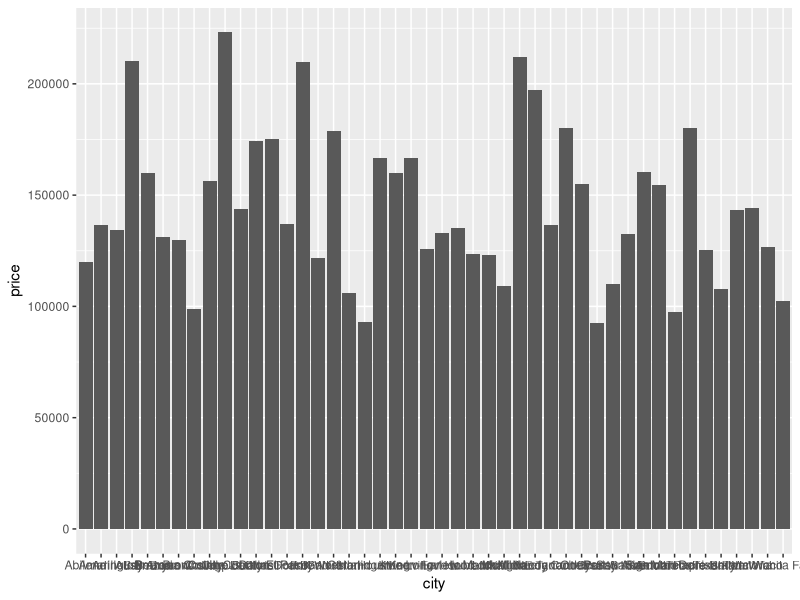
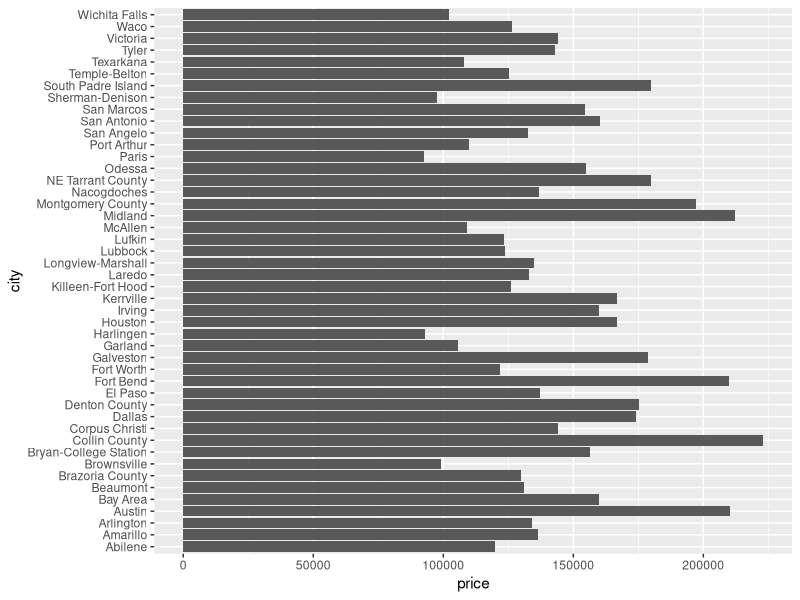
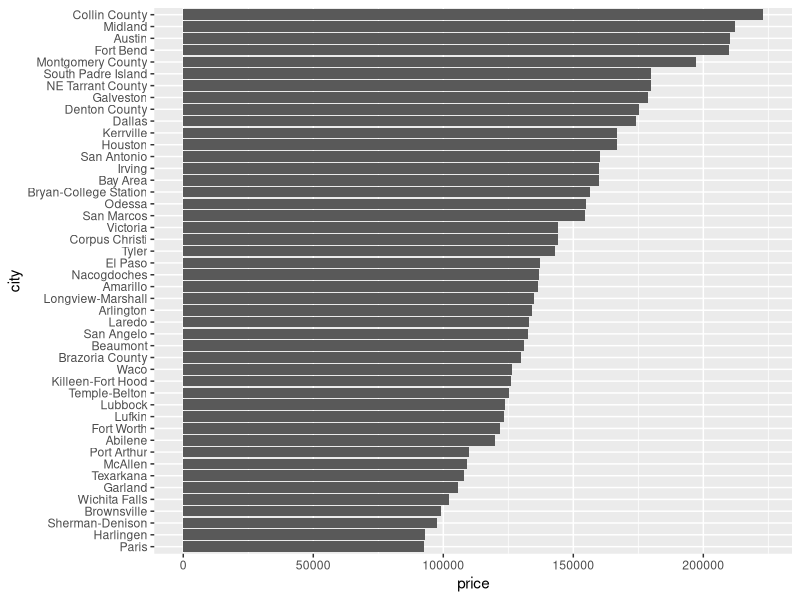
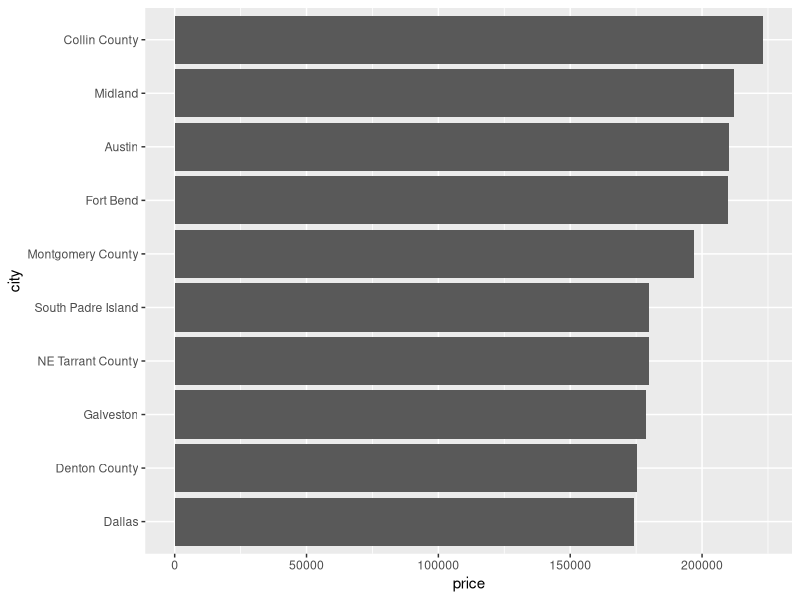
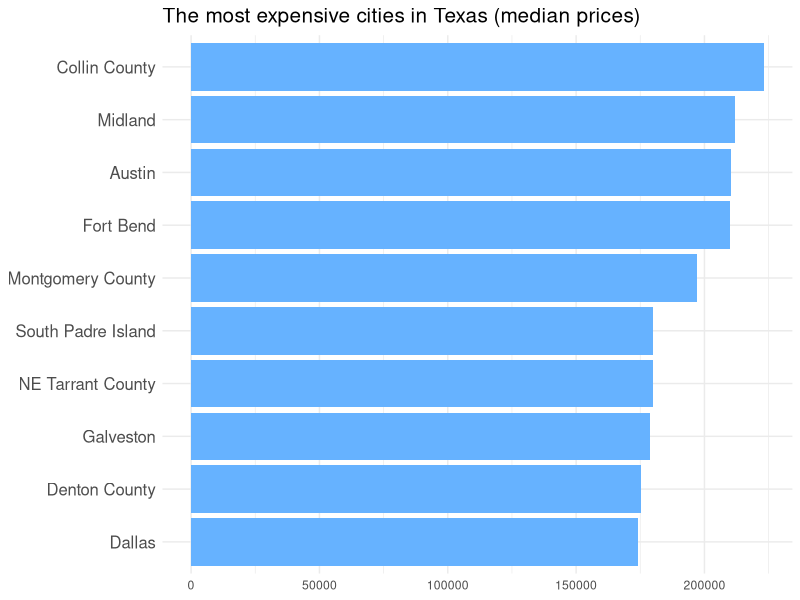

Write R code to recreate these figures, in order.
## ---- chunk 1
knitr::opts_chunk$set(echo = TRUE, message = FALSE)
## ---- chunk 2
library(tidyverse)
## ---- chunk 3
txhousing |>
  filter(year >= 2010) |>
  group_by(city) |>
  summarise(price = median(median, na.rm = TRUE)) |>
  arrange(-price)
## ---- chunk 4
txhousing |>
  filter(year >= 2010) |>
  group_by(city) |>
  summarise(price = median(median, na.rm = TRUE)) |>
  ggplot(aes(city, price)) +
  geom_bar(stat = "identity")
## ---- chunk 5
txhousing |>
  filter(year >= 2010) |>
  group_by(city) |>
  summarise(price = median(median, na.rm = TRUE)) |>
  ggplot(aes(price, city)) +
  geom_bar(stat = "identity")
## ---- chunk 6
txhousing |>
  filter(year >= 2010) |>
  group_by(city) |>
  summarise(price = median(median, na.rm = TRUE)) |>
  mutate(city = fct_reorder(city, price)) |>
  ggplot(aes(price, city)) +
  geom_bar(stat = "identity")
## ---- chunk 7
txhousing |>
  filter(year >= 2010) |>
  group_by(city) |>
  summarise(price = median(median, na.rm = TRUE)) |>
  arrange(-price) |>
  slice(1:10) |>
  mutate(city = fct_reorder(city, price)) |>
  ggplot(aes(price, city)) +
  geom_bar(stat = "identity")
## ---- chunk 8
txhousing |>
  filter(year >= 2010) |>
  group_by(city) |>
  summarise(price = median(median, na.rm = TRUE)) |>
  arrange(-price) |>
  slice(1:10) |>
  mutate(city = fct_reorder(city, price)) |>
  ggplot(aes(price, city)) +
  geom_bar(stat = "identity", fill = "#66B2FF") +
  theme_minimal() +
  theme(axis.text.y = element_text(size = 12),
        plot.title = element_text(size=15)) +
  labs(title = "The most expensive cities in Texas (median prices)", x = NULL, y = NULL)
## ---- chunk 9
sessionInfo()
